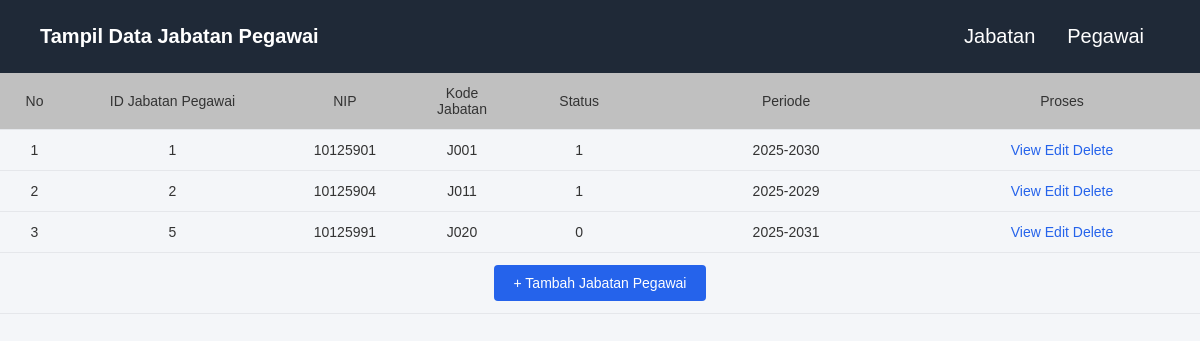
The app's page /jabatanpegawai/jabatanpegawai.php with its own data.
### tables this page shows
CREATE TABLE `jabatanpegawai` (
  `idjp` int(15) NOT NULL,
  `nip` varchar(15) NOT NULL,
  `kodejabatan` varchar(5) NOT NULL,
  `status` char(10) NOT NULL,
  `periode` varchar(15) DEFAULT NULL
);

### jabatanpegawai/jabatanpegawai.php (the view, shortened to what this page needs)
<html>
<head>
</head>
<body>
    <center>
            <nav class="navbar">
                <div class="navbar-title">Tampil Data Jabatan Pegawai</div>
                <ul>
                 <li><a href="../jabatan/jabatan.php">Jabatan </a></li>
                 <li><a href="../index.php">Pegawai</a></li>
                </ul>
            </nav>
            <table >
                <tr bgcolor=silver>
                    <td width=50><center>No</center></td>
                    <td width=150><center>ID Jabatan Pegawai</center></td>
                    <td width=100><center>NIP</center></td>
                    <td width=50><center>Kode Jabatan</center></td>
                    <td width=100><center>Status</center></td>
                    <td width=200><center>Periode</center></td>
                    <td width=200><center>Proses</center></td>
                </tr>
                <?php
                require("../config/database.php");
                $sql = "SELECT * FROM jabatanpegawai";
                $hasil = mysqli_query($koneksi, $sql);
                $n = 1;
                while ($row = mysqli_fetch_row($hasil)) {
                    list($idjp, $nip, $kodejabatan, $status, $periode) = $row;
                    echo "<tr>
                        <td>$n</td>
                        <td>$idjp</td>
                        <td>$nip</td>
                        <td>$kodejabatan</td>
                        <td>$status</td>
                        <td>$periode</td>
                        <td align=center>
                            <a href='jabatanpegawai_view.php?idjp=$idjp'>View</a>
                            <a href='jabatanpegawai_edit.php?idjp=$idjp'>Edit</a>
                            <a href='jabatanpegawai_hapus.php?idjp=$idjp' onclick=\"return confirm('Apakah Anda Yakin?')\">Delete</a>
                        </td>
                    </tr>";
                    $n++;
                }
                ?>
               <tr> <td align="center" colspan="8">
                    <a href="jabatanpegawai_tambah.php" class="btn-add"> + Tambah Jabatan Pegawai</a>
                </td></tr>
            </table>
    </center>
</body>
</html>

### jabatanpegawai/jabatanpegawai.php (style rules this page uses)
td { padding: 12px 10px; border-bottom: 1px solid #e5e7eb; font-size: 14px; text-align: center; }
table { width: 100%; border-collapse: collapse; min-width: 950px; }
* { box-sizing: border-box; }
body { margin: 0; font-family: Arial, sans-serif; background: #f4f6f9; color: #333; }
.navbar { background: #1f2937; overflow: hidden; display: flex; align-items: center; justify-content: space-between; padding: 0 40px; min-height: 70px; box-shadow: 0 2px 8px rgba(0, 0, 0, 0.15); }
.navbar-title { font-size: 20px; color: #fff; font-weight: bold; }
.navbar ul { list-style-type: none; margin: 0; padding: 0; display: flex; text-decoration: none; }
.navbar ul li a { display: block; color: white; padding: 25px 16px; text-decoration: none; font-size: 20px; transition: 0.3s; }
.btn-add { display: inline-block; padding: 10px 20px; background-color: #2563eb; color: white; text-decoration: none; border-radius: 4px; transition: background-color 0.3s; }
a { text-decoration: none; color: #2563eb; }

### records on screen
jabatanpegawai: idjp "1", nip "10125901", kodejabatan "J001", status "1", periode "2025-2030"
jabatanpegawai: idjp "2", nip "10125904", kodejabatan "J011", status "1", periode "2025-2029"
jabatanpegawai: idjp "5", nip "10125991", kodejabatan "J020", status "0", periode "2025-2031"
